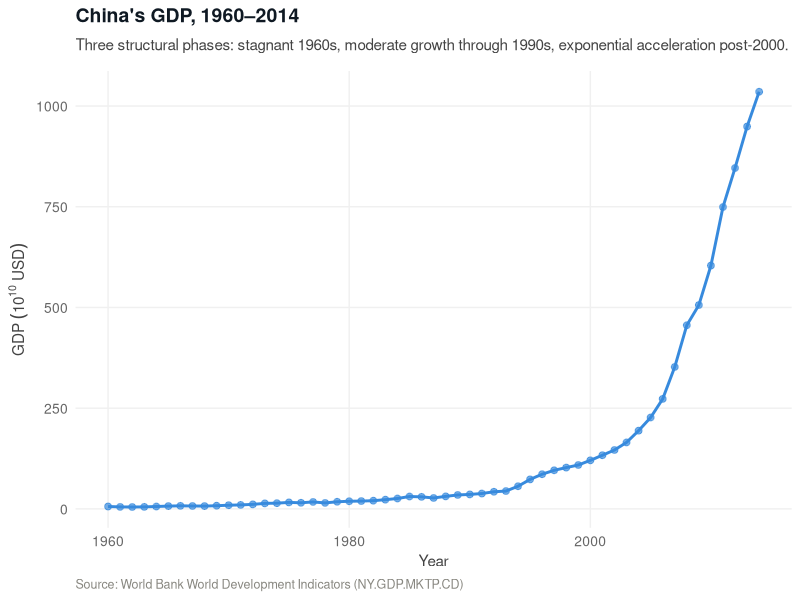
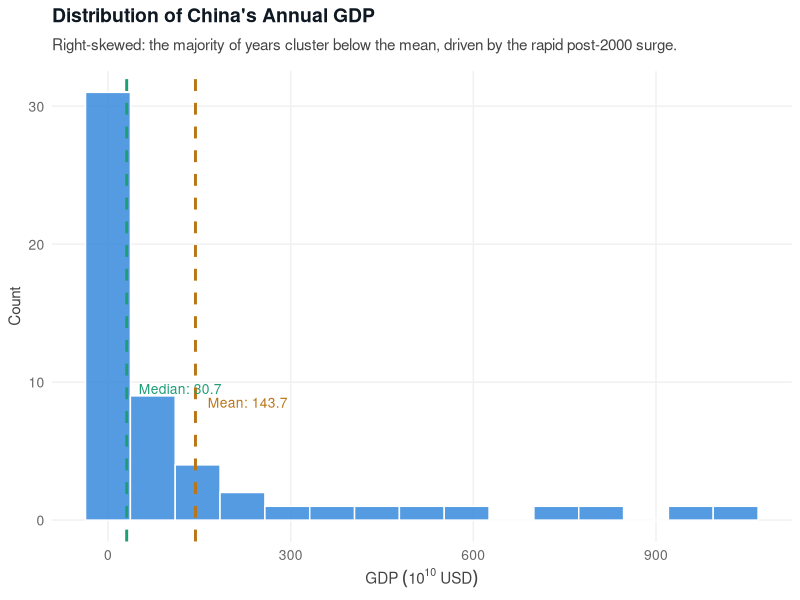
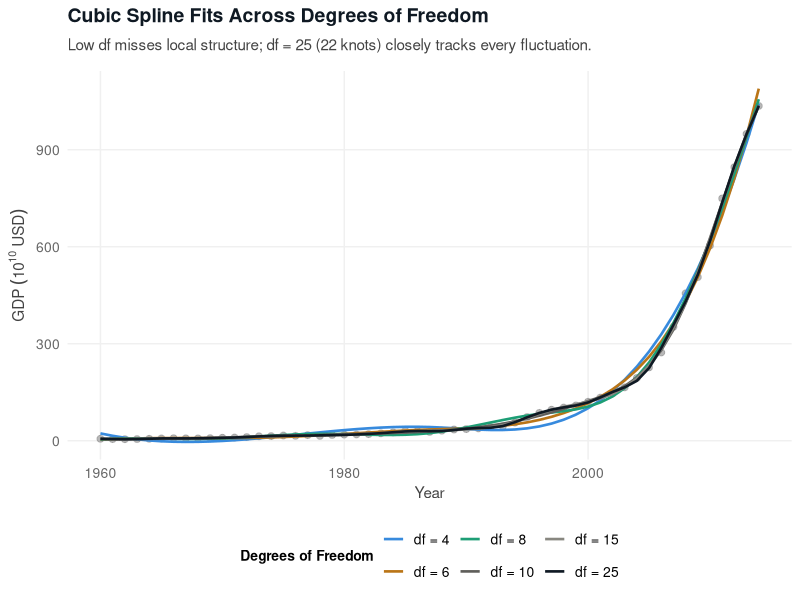
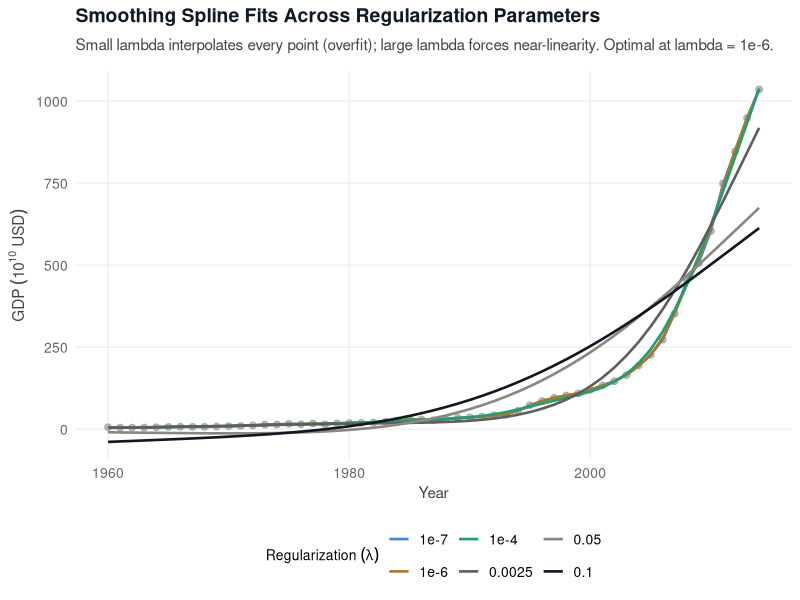
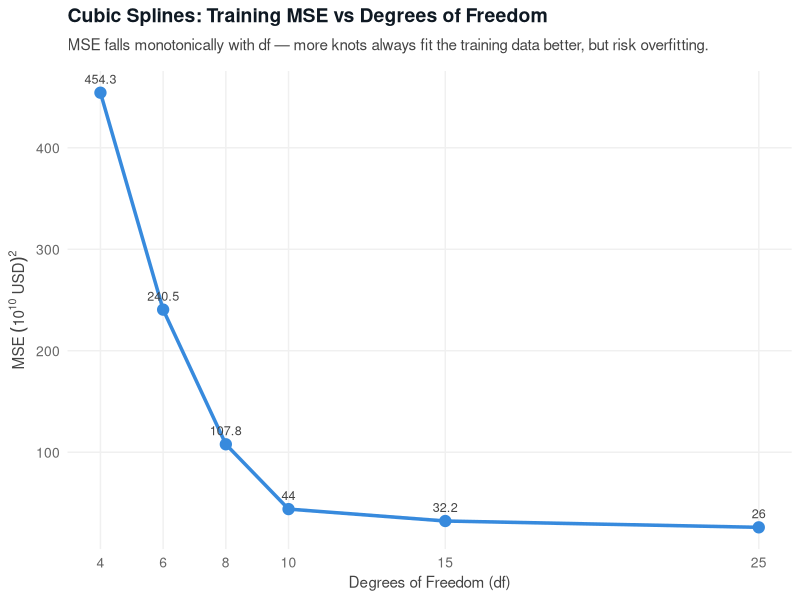
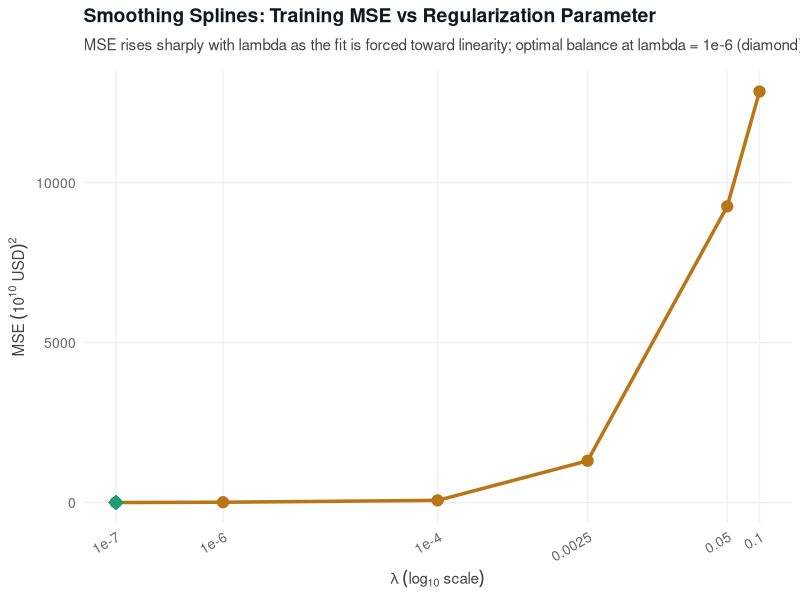
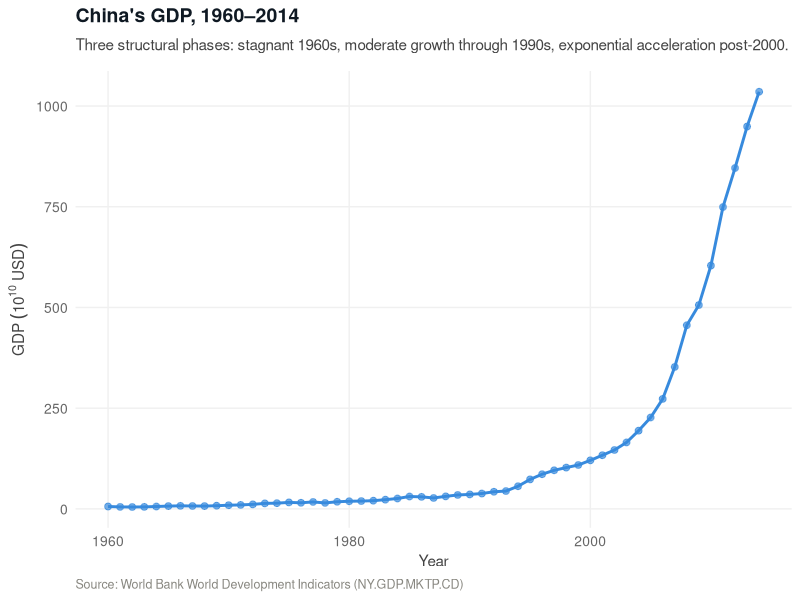
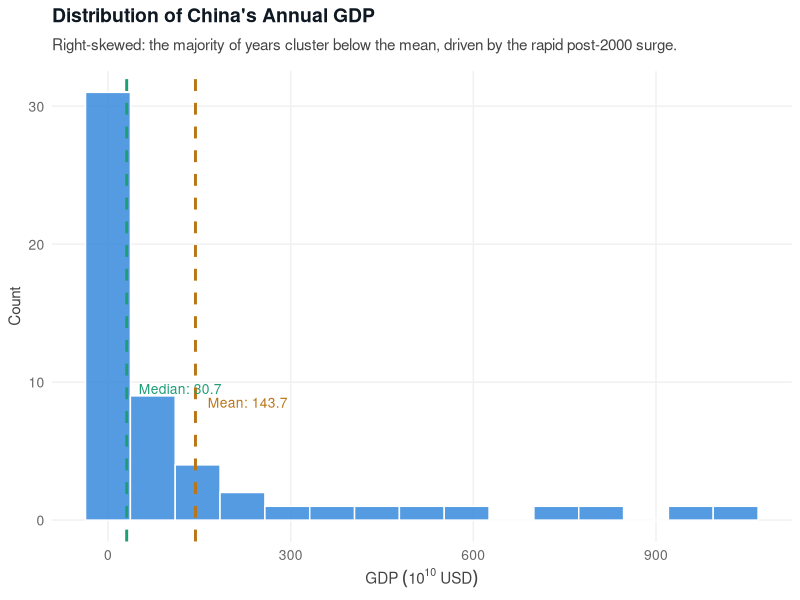

Generate these figures, in order, with R:
## ---- chunk 1
library(tidyverse)
library(splines)

set.seed(42)

theme_portfolio <- function() {
  theme_minimal(base_family = "sans", base_size = 12) +
  theme(
    plot.title       = element_text(size = 14, face = "bold", color = "#0F1923", margin = margin(b = 8)),
    plot.subtitle    = element_text(size = 11, color = "#444444", margin = margin(b = 12)),
    plot.caption     = element_text(size = 9, color = "#888780", hjust = 0),
    axis.title       = element_text(size = 11, color = "#444444"),
    axis.text        = element_text(size = 10, color = "#666666"),
    panel.grid.major = element_line(color = "#F0F0F0", linewidth = 0.5),
    panel.grid.minor = element_blank(),
    panel.background = element_rect(fill = "white", color = NA),
    plot.background  = element_rect(fill = "white", color = NA),
    legend.position  = "bottom",
    legend.title     = element_text(size = 10, face = "bold"),
    legend.text      = element_text(size = 10),
    strip.text       = element_text(size = 11, face = "bold", color = "#0F1923")
  )
}

palette_portfolio <- c("#378ADD", "#BA7517", "#1D9E75", "#5F5E5A", "#888780", "#0F1923")

save_fig <- function(filename, width = 9, height = 5) {
  dir.create("figures", showWarnings = FALSE)
  ggsave(
    filename = file.path("figures", filename),
    width    = width,
    height   = height,
    dpi      = 150,
    bg       = "white"
  )
}
## ---- chunk 2
df_gdp <- read.csv("data/raw/gdpChina2.csv")
glimpse(df_gdp)
dim(df_gdp)
summary(df_gdp[, c("Year", "gdp")])
## ---- chunk 3
x <- df_gdp$Year
y <- df_gdp$gdp
## ---- chunk 4
ggplot(df_gdp, aes(x = Year, y = gdp)) +
  geom_line(color = palette_portfolio[1], linewidth = 1) +
  geom_point(color = palette_portfolio[1], size = 2, alpha = 0.7) +
  labs(
    title    = "China's GDP, 1960–2014",
    subtitle = "Three structural phases: stagnant 1960s, moderate growth through 1990s, exponential acceleration post-2000.",
    x        = "Year",
    y        = expression(GDP ~ (10^10 ~ USD)),
    caption  = "Source: World Bank World Development Indicators (NY.GDP.MKTP.CD)"
  ) +
  theme_portfolio()
save_fig("01_gdp-time-series.png")
## ---- chunk 5
ggplot(df_gdp, aes(x = gdp)) +
  geom_histogram(bins = 15, fill = palette_portfolio[1], color = "white", alpha = 0.85) +
  geom_vline(xintercept = mean(df_gdp$gdp), color = palette_portfolio[2],
             linewidth = 1, linetype = "dashed") +
  geom_vline(xintercept = median(df_gdp$gdp), color = palette_portfolio[3],
             linewidth = 1, linetype = "dashed") +
  annotate("text", x = mean(df_gdp$gdp) + 20, y = 8.5,
           label = paste0("Mean: ", round(mean(df_gdp$gdp), 1)),
           color = palette_portfolio[2], size = 3.5, hjust = 0) +
  annotate("text", x = median(df_gdp$gdp) + 20, y = 9.5,
           label = paste0("Median: ", round(median(df_gdp$gdp), 1)),
           color = palette_portfolio[3], size = 3.5, hjust = 0) +
  labs(
    title    = "Distribution of China's Annual GDP",
    subtitle = "Right-skewed: the majority of years cluster below the mean, driven by the rapid post-2000 surge.",
    x        = expression(GDP ~ (10^10 ~ USD)),
    y        = "Count"
  ) +
  theme_portfolio()
save_fig("02_gdp-distribution.png")
## ---- chunk 6
dof_values <- c(4, 6, 8, 10, 15, 25)

cubic_fits <- lapply(dof_values, function(d) {
  basis <- bs(x, df = d)
  model <- lm(y ~ basis)
  list(
    model  = model,
    df     = d,
    knots  = d - 3,
    mse    = round(mean((y - model$fitted.values)^2), 2)
  )
})
names(cubic_fits) <- paste0("df", dof_values)

cubic_mse_df <- data.frame(
  df    = dof_values,
  knots = dof_values - 3,
  mse   = sapply(cubic_fits, `[[`, "mse")
)
## ---- chunk 7
cubic_plot_df <- do.call(rbind, lapply(cubic_fits, function(fit) {
  data.frame(
    Year      = x,
    gdp       = fit$model$fitted.values,
    df_label  = paste0("df = ", fit$df)
  )
}))
cubic_plot_df$df_label <- factor(cubic_plot_df$df_label,
                                  levels = paste0("df = ", dof_values))

ggplot() +
  geom_point(data = df_gdp, aes(x = Year, y = gdp),
             color = "#999999", size = 2, alpha = 0.7) +
  geom_line(data = cubic_plot_df,
            aes(x = Year, y = gdp, color = df_label), linewidth = 0.9) +
  scale_color_manual(values = palette_portfolio, name = "Degrees of Freedom") +
  labs(
    title    = "Cubic Spline Fits Across Degrees of Freedom",
    subtitle = "Low df misses local structure; df = 25 (22 knots) closely tracks every fluctuation.",
    x        = "Year",
    y        = expression(GDP ~ (10^10 ~ USD))
  ) +
  theme_portfolio()
save_fig("03_cubic-splines-fits.png")
## ---- chunk 8
lambda_values <- c(0.0000001, 0.000001, 0.0001, 0.0025, 0.05, 0.1)

smooth_fits <- lapply(lambda_values, function(lam) {
  sp <- smooth.spline(x, y, lambda = lam, all.knots = TRUE)
  list(
    spline  = sp,
    lambda  = lam,
    eff_df  = round(sp$df, 1),
    mse     = round(mean((y - sp$y)^2), 2),
    cv_crit = round(sp$cv.crit, 2)
  )
})
names(smooth_fits) <- paste0("lam", seq_along(lambda_values))

smooth_mse_df <- data.frame(
  lambda  = lambda_values,
  eff_df  = sapply(smooth_fits, `[[`, "eff_df"),
  mse     = sapply(smooth_fits, `[[`, "mse"),
  cv_crit = sapply(smooth_fits, `[[`, "cv_crit")
)
## ---- chunk 9
lambda_labels <- c(
  "1e-7", "1e-6", "1e-4",
  "0.0025", "0.05", "0.1"
)

smooth_plot_df <- do.call(rbind, lapply(seq_along(smooth_fits), function(i) {
  sp <- smooth_fits[[i]]$spline
  data.frame(Year = sp$x, gdp = sp$y, lambda_label = lambda_labels[i])
}))
smooth_plot_df$lambda_label <- factor(smooth_plot_df$lambda_label,
                                       levels = lambda_labels)

ggplot() +
  geom_point(data = df_gdp, aes(x = Year, y = gdp),
             color = "#999999", size = 2, alpha = 0.7) +
  geom_line(data = smooth_plot_df,
            aes(x = Year, y = gdp, color = lambda_label), linewidth = 0.9) +
  scale_color_manual(values = palette_portfolio,
                     name   = expression(Regularization ~ (lambda))) +
  labs(
    title    = "Smoothing Spline Fits Across Regularization Parameters",
    subtitle = "Small lambda interpolates every point (overfit); large lambda forces near-linearity. Optimal at lambda = 1e-6.",
    x        = "Year",
    y        = expression(GDP ~ (10^10 ~ USD))
  ) +
  theme_portfolio()
save_fig("04_smoothing-splines-fits.png")
## ---- chunk 10
ggplot(cubic_mse_df, aes(x = df, y = mse)) +
  geom_line(color = palette_portfolio[1], linewidth = 1.2) +
  geom_point(color = palette_portfolio[1], size = 3.5) +
  geom_text(aes(label = round(mse, 1)), vjust = -0.9, size = 3.2, color = "#444444") +
  scale_x_continuous(breaks = dof_values) +
  labs(
    title    = "Cubic Splines: Training MSE vs Degrees of Freedom",
    subtitle = "MSE falls monotonically with df — more knots always fit the training data better, but risk overfitting.",
    x        = "Degrees of Freedom (df)",
    y        = expression(MSE ~ (10^10 ~ USD)^2)
  ) +
  theme_portfolio()
save_fig("05_cubic-mse-vs-dof.png")
## ---- chunk 11
smooth_mse_df$log_lambda <- log10(smooth_mse_df$lambda)
opt_row <- smooth_mse_df[which.min(smooth_mse_df$mse), ]

ggplot(smooth_mse_df, aes(x = log_lambda, y = mse)) +
  geom_line(color = palette_portfolio[2], linewidth = 1.2) +
  geom_point(color = palette_portfolio[2], size = 3.5) +
  geom_point(data = opt_row, aes(x = log_lambda, y = mse),
             color = palette_portfolio[3], size = 5, shape = 18) +
  scale_x_continuous(
    breaks = log10(lambda_values),
    labels = lambda_labels
  ) +
  labs(
    title    = "Smoothing Splines: Training MSE vs Regularization Parameter",
    subtitle = "MSE rises sharply with lambda as the fit is forced toward linearity; optimal balance at lambda = 1e-6 (diamond).",
    x        = expression(lambda ~ (log[10] ~ scale)),
    y        = expression(MSE ~ (10^10 ~ USD)^2)
  ) +
  theme_portfolio() +
  theme(axis.text.x = element_text(angle = 30, hjust = 1))
save_fig("06_smoothing-mse-vs-lambda.png")
## ---- chunk 12
cat("Observations:", length(x), "\n")
cat("Year range:", min(x), "–", max(x), "\n")
cat("GDP range:", round(min(y), 2), "to", round(max(y), 2), "× 10^10 USD\n")
cat("Missing values:", sum(is.na(y)), "\n")
## ---- chunk 13
cat("Standard Cubic Splines\n")
cat("========================\n")
print(cubic_mse_df)
## ---- chunk 14
cat("Smoothing Splines\n")
cat("==================\n")
print(smooth_mse_df[, c("lambda", "eff_df", "mse", "cv_crit")])
